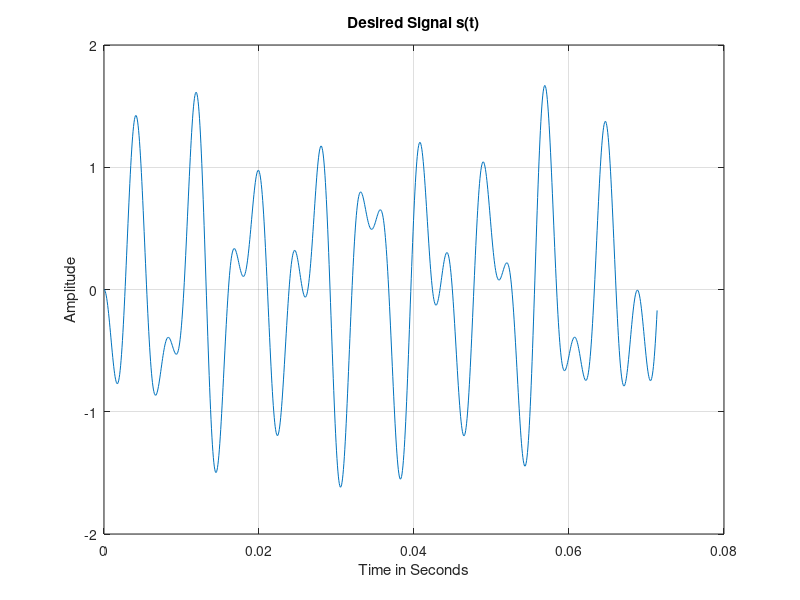
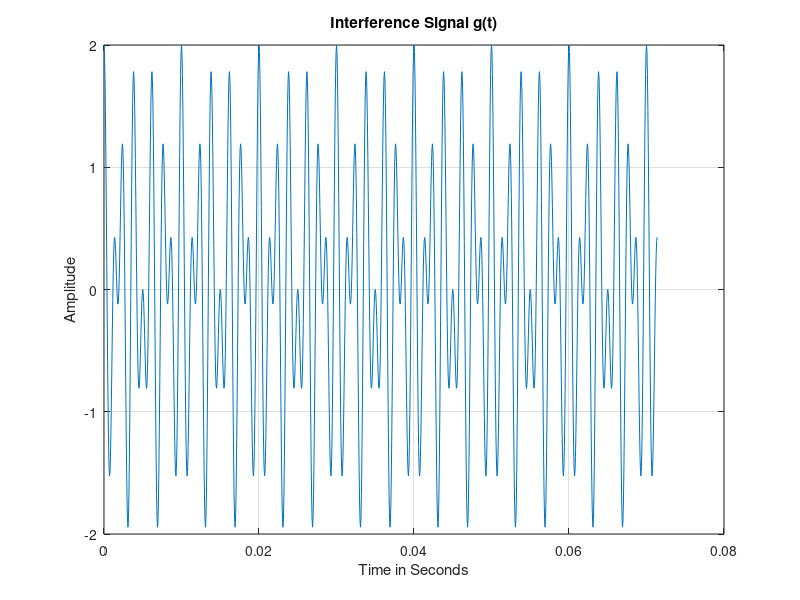
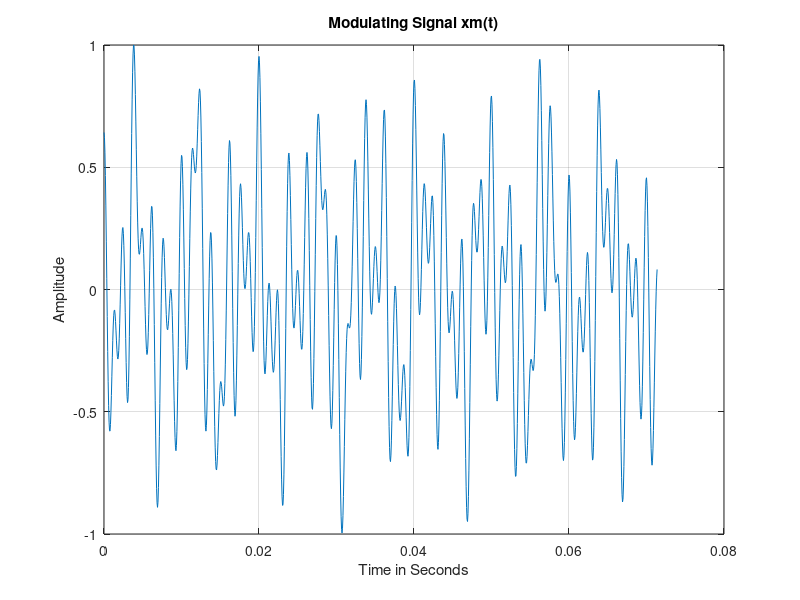
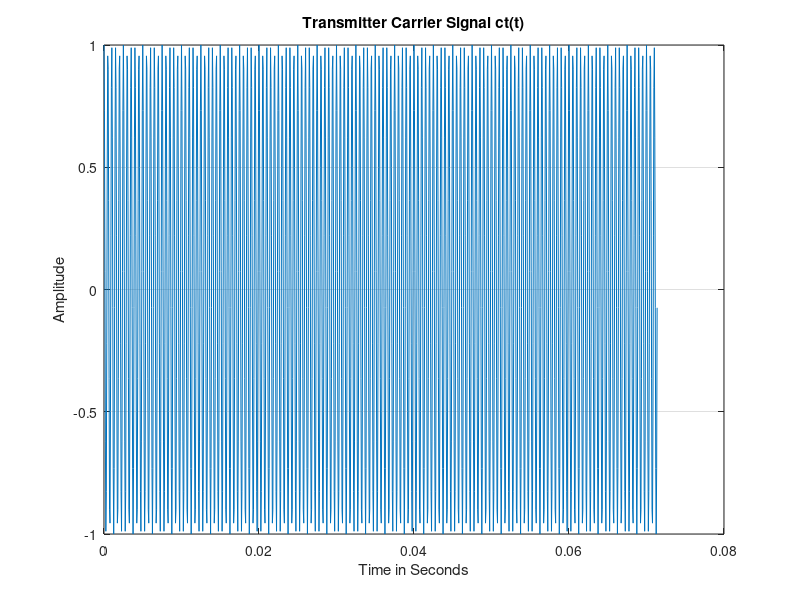

MATLAB code to generate these figures, in order:
%inel4301s096gp01t5hw01 
%Inel 4301 - Communication Theory I 
%MATLAB CLASS ASSIGNAMENT 01(MCA01) 
%Double Sideband Suppressed Carrier Systems 
%Prof. Domingo Antonio Rodríguez 
% 
%% 
%%PARAMETER SETTINGS****************************** 
%% 
clear all 
close all 
Fs=16800;           %Sampling frequency 
Ts=1/Fs;            %Sampling time or temporal resolution 
f1=131;             %First frequency component (C3) of s(t) 
f2=175;             %Second frequency component (F3) of s(t) 
f3=247;             %Third frequency component of (B3) s(t) 
fc=2000;            %Frequency of carrier signal > 2*fm 
fm=500;             %Bandwidth of desired signal s(t) 
Ns=1200;             %Number of samples of s(t) 
Tw=Ns*Ts;           %Time observation window for s(t) 
t=0:Ts:Tw-Ts;       %Time axis for desired signal s(t)  
%% 
%%TRANSMITTER SYSTEM****************************** 
%% 
s=(-7*cos(2*pi*f1*t)+2*cos(2*pi*f2*t)+5*cos(2*pi*f3*t))/8; 
g=1*cos(2*pi*800*t)+1*cos(2*pi*500*t);    %Interference signal g(t) 
max_sg=max(s+g);        %Absolute value of signal s(t)+g(t) 
xm=(s+g)/max_sg;        %Normalized Modulating signal xm(t)         
ct=cos(2*pi*fc*t);      %Transmitter carrier signal ct(t) 
xc=xm.*ct;              %Modulated signal xc(t) 
%% 
%%Transmitter's Band-Pass Filter Design 
%% 
fu=fc+fm;           %Upper cut-off frequency 
fl=fc-fm;           %Lower cut-off frequency 
wu=(2*fu)/Fs;       %Normalized upper frequency       
wl=(2*fl)/Fs;       %Normalized lower frequency 
wb=[wl wu];         %Bandwidth of band-pass filter 
Mb=501;             %Order of band-pass filter 
thB=0:Ts:Mb*Ts-Ts;  %Time axis of impulse response signal hB(t) 
hB=fir1(Mb-1,wb,'bandpass');    %Filter design function 
yci=conv(xc,hB);        %Discrete-time convolution operation 
lyci=length(yci);       %Length of yci=Ns+Mb-1; 
tyci=0:Ts:(lyci-1)*Ts;  %Time axis of signal yci(t) 
%% 
%% COMMUNICATION CHANNEL************************** 
%%
nn=randn(lyci,1);           %AWGN with mean=0 and variance=1.

n=(1/1000)*transpose(nn);   %Attenuated noise signal n(t) 
yco=yci+0*n; 
%% 
%% RECEIVER SYSTEM******************************** 
%% 
cr=cos(2*pi*fc*tyci); 
yd=2*yco.*cr;       %Demodulated signal 
% 
%Low-Pass Filter Design*************************** 
% 
Wn=2*fm/Fs;         %Normalized cut-off frequency 
M=091;              %Order of the impulse response signal hL(t) 
thL=0:Ts:M*Ts-Ts;   %Time axis to plot impulse response signal 
hL=fir1(M-1,Wn);    %Impulse response signal 
% 
%Signal Filtering at the Receiver***************** 
% 
tr=0:Ts:(lyci+M-1)*Ts-Ts;   %Time axis for received signal 
xr=conv(yd,hL);             %Convolution operation for filtering 
Af=1;                       %Signal amplification factor 
xr=Af*xr; 
%% 
%%SIGNALS SPECTRA********************************** 
%% 
fres_s=1/(length(s)*Ts); 
faxis_s=-(Fs/2):fres_s:(Fs/2)-fres_s; 
Fss=fft(s); 
sFss=fftshift(Fss); 
asFss=abs(sFss); 
% 
fres_g=1/(length(g)*Ts); 
faxis_g=-(Fs/2):fres_g:(Fs/2)-fres_g; 
Fg=fft(g); 
sFg=fftshift(Fg); 
asFg=abs(sFg); 
% 
fres_xm=1/(length(xm)*Ts); 
faxis_xm=-(Fs/2):fres_xm:(Fs/2)-fres_xm; 
Fxm=fft(xm); 
sFxm=fftshift(Fxm); 
asFxm=abs(sFxm); 
% 
fres_ct=1/(length(ct)*Ts); 
faxis_ct=-(Fs/2):fres_ct:(Fs/2)-fres_ct; 
Fct=fft(ct); 
sFct=fftshift(Fct); 
asFct=abs(sFct); 
% 
fres_xc=1/(length(xc)*Ts); 

faxis_xc=-(Fs/2):fres_xc:(Fs/2)-fres_xc; 
Fxc=fft(xc); 
sFxc=fftshift(Fxc); 
asFxc=abs(sFxc); 
% 
fres_hB=1/(length(hB)*Ts); 
faxis_hB=-(Fs/2):fres_hB:(Fs/2)-fres_hB; 
FhB=fft(hB); 
sFhB=fftshift(FhB); 
asFhB=abs(sFhB); 
% 
fres_yci=1/(length(yci)*Ts); 
faxis_yci=-(Fs/2):fres_yci:(Fs/2)-fres_yci; 
Fyci=fft(yci); 
sFyci=fftshift(Fyci); 
asFyci=abs(sFyci); 
% 
fres_n=1/(length(n)*Ts); 
faxis_n=-(Fs/2):fres_n:(Fs/2)-fres_n; 
Fn=fft(n); 
sFn=fftshift(Fn); 
asFn=abs(sFn); 
% 
fres_yco=1/(length(yco)*Ts); 
faxis_yco=-(Fs/2):fres_yco:(Fs/2)-fres_yco; 
Fyco=fft(yco); 
sFyco=fftshift(Fyco); 
asFyco=abs(sFyco); 
% 
fres_cr=1/(length(cr)*Ts); 
faxis_cr=-(Fs/2):fres_cr:(Fs/2)-fres_cr; 
Fcr=fft(cr); 
sFcr=fftshift(Fcr); 
asFcr=abs(sFcr); 
% 
fres_yd=1/(length(yd)*Ts); 
faxis_yd=-(Fs/2):fres_yd:(Fs/2)-fres_yd; 
Fyd=fft(yd); 
sFyd=fftshift(Fyd); 
asFyd=abs(sFyd); 
% 
fres_hL=1/(length(hL)*Ts); 
faxis_hL=-(Fs/2):fres_hL:(Fs/2)-fres_hL; 
FhL=fft(hL); 
sFhL=fftshift(FhL); 
asFhL=abs(sFhL); 
% 
fres_xr=1/(length(xr)*Ts); 
faxis_xr=-(Fs/2):fres_xr:(Fs/2)-fres_xr;

Fxr=fft(xr); 
sFxr=fftshift(Fxr); 
asFxr=abs(sFxr); 
% 
%% 
%%PLOTS******************************************* 
%% 
% 
figure 
plot(t,s)               
grid 
xlabel('Time in Seconds') 
ylabel('Amplitude') 
title('Desired Signal s(t)') 
% 
figure 
plot(t,g)               
grid 
xlabel('Time in Seconds') 
ylabel('Amplitude') 
title('Interference Signal g(t)') 
% 
figure 
plot(t,xm)               
grid 
xlabel('Time in Seconds') 
ylabel('Amplitude') 
title('Modulating Signal xm(t)') 
% 
figure 
plot(t,ct) 
grid 
xlabel('Time in Seconds') 
ylabel('Amplitude') 
title('Transmitter Carrier Signal ct(t)') 
% 
figure 
plot(t,xc) 
grid 
xlabel('Time in Seconds') 
ylabel('Amplitude') 
title('Modulated Signal xc(t)') 
% 
figure 
plot(thB,hB,thB,hB,'o') 
grid 
xlabel('Time in Seconds') 
ylabel('Amplitude') 
title('Impulse Response Signal hB(t)')

% 
figure 
plot(tyci,yci) 
grid 
xlabel('Time in Seconds') 
ylabel('Amplitude') 
title('Channel Input Signal yci(t)') 
% 
figure 
plot(tyci,n) 
grid 
xlabel('Time in Seconds') 
ylabel('Amplitude') 
title('Channel Noise Signal n(t)') 
% 
figure 
plot(tyci,yco) 
grid 
xlabel('Time in Seconds') 
ylabel('Amplitude') 
title('Channel Output Signal yco(t)') 
% 
figure 
plot(tyci,cr) 
grid 
xlabel('Time in Seconds') 
ylabel('Amplitude') 
title('Receiver Carrier Signal cr(t)') 
% 
figure 
plot(tyci,yd) 
grid 
xlabel('Time in Seconds') 
ylabel('Amplitude') 
title('Demodulated Signal yd(t)') 
% 
figure 
plot(thL,hL,thL,hL,'o') 
grid 
xlabel('Time in Seconds') 
ylabel('Amplitude') 
title('Impulse Response Signal hL(t)') 
% 
figure 
plot(tr,xr) 
grid 
xlabel('Time in Seconds') 
ylabel('Amplitude') 
title('Receiver Output Signal Signal xr')

% 
figure 
plot(tr,xr) 
grid 
xlabel('Time in Seconds') 
ylabel('Amplitude') 
title('Signals s(t) vs. xr(t)') 
hold on 
plot(t,s) 
hold off 
% 
figure 
plot(faxis_s,asFss) 
grid 
xlabel('Frequency in Hertz') 
ylabel('Magnitude') 
title('Spectrum of Desired Signal s(t)') 
% 
figure 
plot(faxis_g,asFg) 
grid 
xlabel('Frequency in Hertz') 
ylabel('Magnitude') 
title('Spectrum of Interference Signa g(t)') 
% 
figure 
plot(faxis_xm,asFxm) 
grid 
xlabel('Frequency in Hertz') 
ylabel('Magnitude') 
title('Spectrum of Modulating Signal xm(t)') 
% 
figure 
plot(faxis_ct,asFct) 
grid 
xlabel('Frequency in Hertz') 
ylabel('Magnitude') 
title('Spectrum of Carrier Signal ct(t)') 
% 
figure 
plot(faxis_xc,asFxc) 
grid 
xlabel('Frequency in Hertz') 
ylabel('Magnitude') 
title('Spectrum of Modulated Signal xc(t)') 
% 
figure 
plot(faxis_hB,asFhB,faxis_hB,asFhB,'o') 
grid 

xlabel('Frequency in Hertz') 
ylabel('Magnitude') 
title('Spectrum of Band-Pass Filter Signal hB(t)') 
% 
figure 
plot(faxis_yci,asFyci) 
grid 
xlabel('Frequency in Hertz') 
ylabel('Magnitude') 
title('Spectrum of Channel Input Signal yci(t)') 
% 
figure 
plot(faxis_n,asFn) 
grid 
xlabel('Frequency in Hertz') 
ylabel('Magnitude') 
title('Spectrum of AWGN Signal n(t)') 
% 
figure 
plot(faxis_yco,asFyco) 
grid 
xlabel('Frequency in Hertz') 
ylabel('Magnitude') 
title('Spectrum of Channel Output Signal yco(t)') 
% 
figure 
plot(faxis_cr,asFcr) 
grid 
xlabel('Frequency in Hertz') 
ylabel('Magnitude') 
title('Spectrum of Receiver Carrier cr(t)') 
% 
figure 
plot(faxis_yd,asFyd) 
grid 
xlabel('Frequency in Hertz') 
ylabel('Magnitude') 
title('Spectrum of Demodulated Signal yd(t)') 
% 
figure 
plot(faxis_hL,asFhL,faxis_hL,asFhL,'o') 
grid 
xlabel('Frequency in Hertz') 
ylabel('Magnitude') 
title('Spectrum of Low-Pass Filter Signal hL(t)') 
% 
figure 
plot(faxis_xr,asFxr) 
grid 

xlabel('Frequency in Hertz') 
ylabel('Magnitude') 
title('Spectrum of Receiver Output Signal xr(t)') 
% 
figure 
plot(faxis_xr,asFxr) 
grid 
xlabel('Frequency in Hertz') 
ylabel('Magnitude') 
title('Spectra of Signals s(t) vs. xr(t)') 
hold on 
plot(faxis_s,asFss) 
hold off 
% 
sound(s,Fs) 
pause(2) 
sound(xm,Fs) 
pause(2) 
sound(xr,Fs) 
% 
clc 
disp('******************************') 
disp('Simulation ended succesfully') 
disp('******************************') 